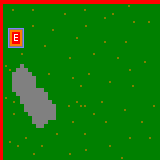

Tiled map render using the project's own tile images. Description and the whole map definition, tile-layer contents included, below:
An orthogonal 40x40 tile map with 4x4 px tiles, 1 tile layer (Capa de Patrones 1).

<map version="1.0" orientation="orthogonal" renderorder="right-down" width="40" height="40" tilewidth="4" tileheight="4" nextobjectid="1">
 <tileset firstgid="1" name="paletajulinho" tilewidth="4" tileheight="4" tilecount="72" columns="4">
  <image source="paletajulinho.png" width="16" height="72" />
 </tileset>
 <layer name="Capa de Patrones 1" width="40" height="40">
  <data encoding="csv">
6,6,6,6,6,6,6,6,6,6,6,6,6,6,6,6,6,6,6,6,6,6,6,6,6,6,6,6,6,6,6,6,6,6,6,6,6,6,6,6,
12,7,7,7,7,7,7,7,7,7,7,7,7,7,7,7,7,7,7,7,7,7,7,7,7,7,7,7,7,7,7,7,35,7,7,7,7,7,7,7,
12,7,7,35,7,7,7,7,35,7,7,7,7,7,7,7,7,7,7,7,7,35,7,7,7,7,7,7,7,7,7,7,7,7,7,7,7,7,7,7,
12,7,7,7,7,7,7,7,7,7,7,7,7,7,7,7,35,7,7,7,7,7,7,7,7,7,7,7,35,7,7,7,7,7,7,7,7,7,7,7,
12,7,7,7,7,7,7,7,7,7,7,7,7,7,7,7,7,7,7,7,7,7,7,7,7,7,35,7,7,7,7,7,7,7,7,7,7,7,7,7,
12,7,7,7,7,7,7,7,7,7,7,7,7,7,7,7,7,7,7,7,7,7,7,7,7,7,7,7,7,7,7,7,7,39,7,7,7,35,7,7,
12,7,7,7,7,7,7,7,35,7,7,7,7,7,7,7,7,7,7,7,7,39,7,7,7,7,7,7,7,7,7,7,7,7,7,7,7,7,7,7,
12,7,23,30,30,22,7,7,7,7,7,7,7,35,7,7,7,7,7,7,7,7,7,7,7,7,7,7,7,7,7,7,7,7,7,7,7,7,7,7,
12,7,27,33,34,29,7,7,7,7,7,7,7,7,7,7,7,7,7,7,7,7,7,7,7,7,7,7,7,7,7,7,7,7,7,7,7,7,7,7,
12,7,27,37,38,29,7,7,7,7,7,7,7,7,7,7,7,7,7,35,7,7,7,7,7,7,7,7,7,7,7,7,7,7,7,7,7,7,7,7,
12,7,27,41,42,29,7,7,7,7,7,7,7,7,7,7,7,7,7,7,7,7,7,7,7,7,35,7,7,7,7,39,7,7,7,7,7,7,7,7,
12,7,26,31,31,25,7,7,7,7,7,35,7,7,7,7,7,7,7,7,7,7,7,7,7,7,7,7,7,7,7,7,7,7,7,7,7,7,7,7,
12,7,7,7,7,7,7,7,7,7,7,7,7,7,7,7,7,7,7,7,7,7,7,7,7,7,7,7,7,7,7,7,7,7,7,7,7,7,7,7,
12,7,7,7,7,39,7,7,7,7,7,7,7,7,7,7,7,7,7,7,7,7,7,39,7,7,7,7,7,7,7,7,7,7,7,7,7,7,7,7,
12,7,7,7,7,7,7,7,7,7,7,7,7,7,7,7,7,39,7,7,7,7,7,7,7,7,7,7,7,39,7,7,7,7,7,7,7,7,7,7,
12,7,7,7,7,7,7,7,7,7,7,7,7,7,7,7,7,7,7,7,7,7,7,7,7,7,7,7,7,7,7,7,7,7,7,7,35,7,7,7,
12,39,7,7,7,11,7,7,7,7,7,7,7,7,7,7,7,7,7,7,7,7,7,7,7,7,7,7,7,7,7,7,7,7,7,7,7,7,7,7,
12,7,39,7,11,11,11,7,7,7,7,7,7,7,7,7,7,7,7,7,7,7,7,7,7,7,7,7,7,7,7,7,39,7,7,7,7,7,7,7,
12,7,7,11,11,11,11,11,7,7,7,7,35,7,7,7,7,7,7,7,7,7,35,7,7,7,7,7,7,7,7,7,7,7,7,7,7,7,7,7,
12,7,7,11,11,11,11,11,11,7,7,7,7,7,7,7,7,7,35,7,7,7,7,7,7,7,7,7,7,7,7,7,7,7,7,7,7,7,7,7,
12,7,7,11,11,11,11,11,11,7,7,7,7,7,7,7,7,7,7,7,7,7,7,7,7,7,7,39,7,7,7,7,7,7,7,7,7,7,7,7,
12,7,7,11,11,11,11,11,11,7,7,7,7,7,7,7,7,7,7,7,35,7,7,7,7,7,7,7,7,7,7,7,7,35,7,7,7,7,7,7,
12,7,7,11,11,11,11,11,11,11,11,7,7,7,7,7,7,7,7,7,7,7,7,7,7,7,7,7,7,7,7,7,7,7,7,7,7,7,7,7,
12,7,7,7,11,11,11,11,11,11,11,11,7,7,7,7,7,7,7,7,7,7,7,7,7,7,7,7,7,7,7,7,7,7,7,7,7,7,7,7,
12,39,7,7,7,11,11,11,11,11,11,11,7,7,7,7,7,7,7,7,7,7,7,7,7,7,7,7,7,7,7,7,7,7,7,7,7,7,7,7,
12,7,7,39,7,11,11,11,11,11,11,11,11,7,7,7,7,7,7,35,7,7,7,7,7,39,7,7,7,7,7,7,7,7,7,7,7,7,7,7,
12,7,7,7,7,7,11,11,11,11,11,11,11,11,7,7,7,35,7,7,35,35,7,7,7,7,7,7,7,7,7,7,7,7,7,7,7,7,39,7,
12,7,7,7,7,7,11,11,11,11,11,11,11,11,7,7,7,7,7,7,7,7,7,7,7,7,7,7,7,7,7,35,7,7,7,7,7,7,7,7,
12,7,7,39,7,7,7,11,11,11,11,11,11,11,7,7,7,7,7,7,7,7,7,39,7,7,7,7,7,7,7,7,7,7,7,7,7,7,7,7,
12,7,7,7,7,7,7,7,11,11,11,11,11,11,7,7,7,7,7,7,7,7,7,7,7,7,7,7,7,7,7,7,7,7,7,7,7,7,7,7,
12,7,7,7,7,7,7,7,11,11,11,11,7,7,7,7,7,7,35,7,7,7,7,7,7,7,39,7,7,7,7,7,7,7,7,39,7,7,7,7,
12,7,7,7,7,7,7,7,7,11,11,7,7,7,7,7,7,7,7,7,7,7,7,7,7,7,7,7,7,7,7,7,7,7,7,7,7,7,7,7,
12,7,7,7,7,7,7,7,7,7,7,7,7,7,7,7,7,7,7,7,7,7,7,7,7,7,7,7,7,7,7,7,7,7,7,7,7,7,7,7,
12,7,7,7,7,7,7,7,7,7,7,7,7,7,35,7,7,7,7,7,7,35,7,7,7,7,7,7,7,7,7,7,7,7,7,7,7,7,7,7,
12,7,7,7,7,7,39,7,7,7,7,7,7,7,7,7,7,7,7,7,7,7,7,7,7,7,7,7,7,7,7,7,39,7,7,7,7,39,7,7,
12,7,39,7,7,7,7,7,7,7,7,7,7,7,7,7,7,7,7,7,7,7,7,7,7,7,7,7,7,7,7,7,7,7,7,7,7,7,7,7,
12,7,7,7,39,7,7,7,7,7,39,7,7,7,7,7,7,7,7,7,7,7,7,7,7,7,7,39,7,7,7,7,7,7,7,7,7,7,7,7,
12,7,7,7,7,7,7,7,7,7,7,7,7,7,7,7,7,7,7,7,7,39,7,7,7,7,7,7,7,7,7,7,7,7,7,7,7,7,7,7,
12,7,7,7,7,7,7,7,39,7,7,7,7,7,7,7,7,39,7,7,7,7,7,7,7,7,7,7,7,7,7,7,7,7,7,7,7,7,7,7,
12,7,7,7,7,7,7,7,7,7,7,7,7,7,7,7,7,7,7,7,7,7,7,7,7,7,7,7,7,7,39,7,7,7,7,7,7,7,7,7
</data>
 </layer>
</map>